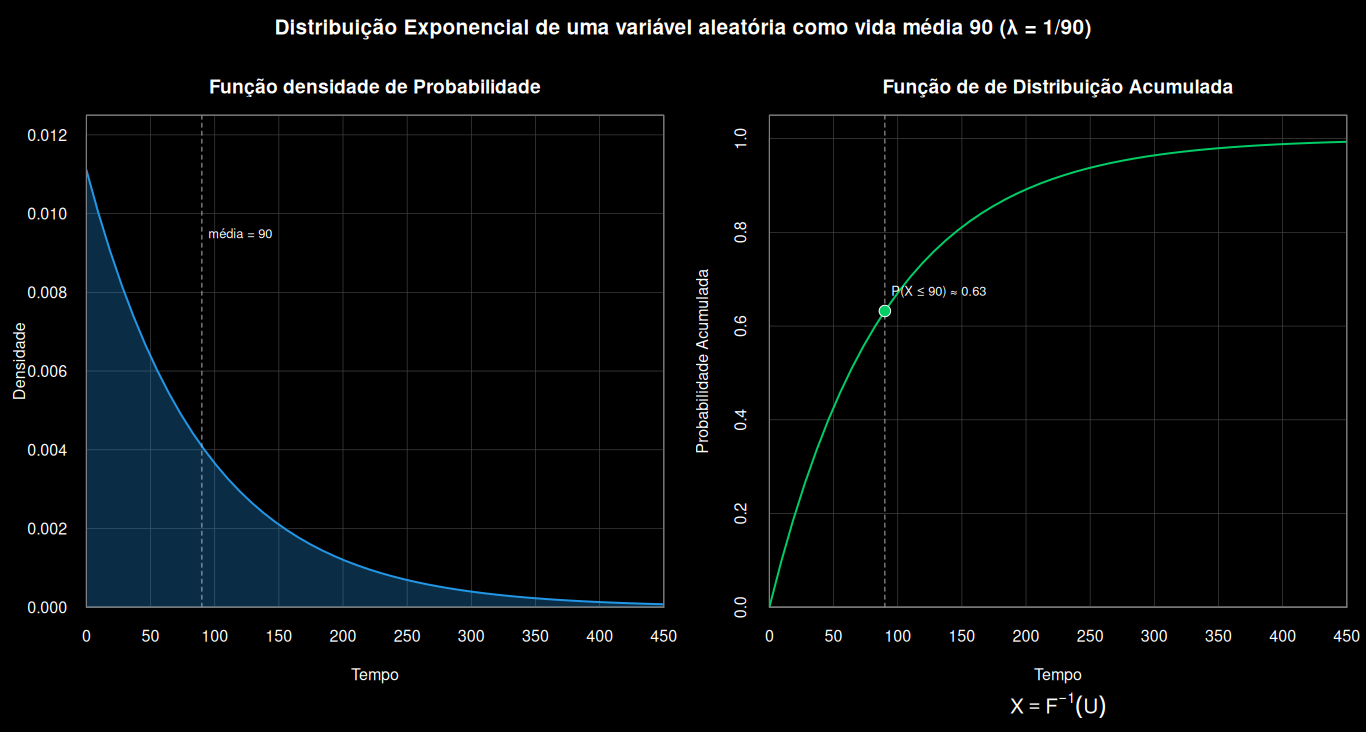

This chart was generated by the following R code:
par(oma = c(0, 0, 3, 0),
    mfrow = c(1,2),
    bg = "black",
    fg = "gray50",
    col.axis = "white",
    col.lab = "white",
    col.main = "white",
    mar = c(6.5, 4.5, 3, 1)    # <- margem inferior maior
)

media <- 90
lambda = 1/media
x <- seq(0, 450, length.out = 50)
fx <- dexp(x, lambda)
Fx <- pexp(x, lambda)

plot(x,
     fx,
     main = "Função densidade de Probabilidade",
     xlab = "Tempo",
     ylab = "Densidade",
     lwd = 2,
     type = "n",
     xlim = c(0, 450),
     ylim = c(0, 0.0125),
     col  = 4,
     xaxs = "i",
     yaxs = "i",
     tck = 0,
     las = 1,
     xaxt = "n",          # <- desliga o eixo x padrão
)

# eixo x de 50 em 50
axis(1, 
     at = seq(0, 450, by = 50), 
     tck = 0,
     col = "gray50", 
     col.axis = "white")

grid(nx = 9, 
     ny = NULL, 
     lty = 1, 
     lwd = 0.7, 
     col = "gray25")

# área embaixo da curva
polygon(c(x, rev(x)),
        c(fx, rep(0,length(x))),
        col = adjustcolor(4, alpha.f = 0.30),
        border = NA)

# curva
lines(x, 
      fx, 
      col = 4, 
      lwd= 2)

# Linha tracejada na média
abline(v = media, lty = 2, col = "gray70")
text(media + 5, 0.0095, labels = "média = 90",
     col = "white", adj = 0, cex = 0.8)

box(col = "gray50")



plot(x,
     Fx,
     main = "Função de de Distribuição Acumulada",
     xlab = "Tempo",
     ylab = "Probabilidade Acumulada",
     lwd  = 2,
     type = "n",
     col  = "springgreen3",
     xaxs = "i",
     yaxs = "i",
     xlim = c(0, 450),
     ylim = c(0, 1.05),
     tck = 0,
     xaxt = "n",          # <- desliga o eixo x padrão
)

# eixo x de 50 em 50
axis(1, 
     at = seq(0, 450, by = 50), 
     tck = 0,
     col = "gray50", 
     col.axis = "white")

grid(nx = 9, 
     ny = NULL, 
     lty = 1, 
     lwd = 0.7, 
     col = "gray25")

# Curva
lines(x, Fx, col = "springgreen3", lwd = 2)

# Linha tracejada na média
abline(v = media, lty = 2, col = "gray70")

# Ponto em P(X <= 90)
p90 <- pexp(media, rate = lambda)
points(media, p90,
       pch = 21,
       bg  = "springgreen3",
       col = "white",
       cex = 1.6)

text(media + 5, p90 + 0.04,
     labels = sprintf("P(X \u2264 90) \u2248 %.2f", p90),
     col = "white", adj = 0, cex = 0.8)

box(col = "gray50")

# Fórmula da transformada inversa (abaixo do gráfico da direita)
mtext(expression(X == F^{-1}*(U)),
      side = 1, line = 5, cex = 1.3, col = "white")


mtext("Distribuição Exponencial de uma variável aleatória como vida média 90 (λ = 1/90)",
      side = 3,
      outer = TRUE,
      line = 1,
      cex = 1.3,
      font = 2,
      col = "white")
